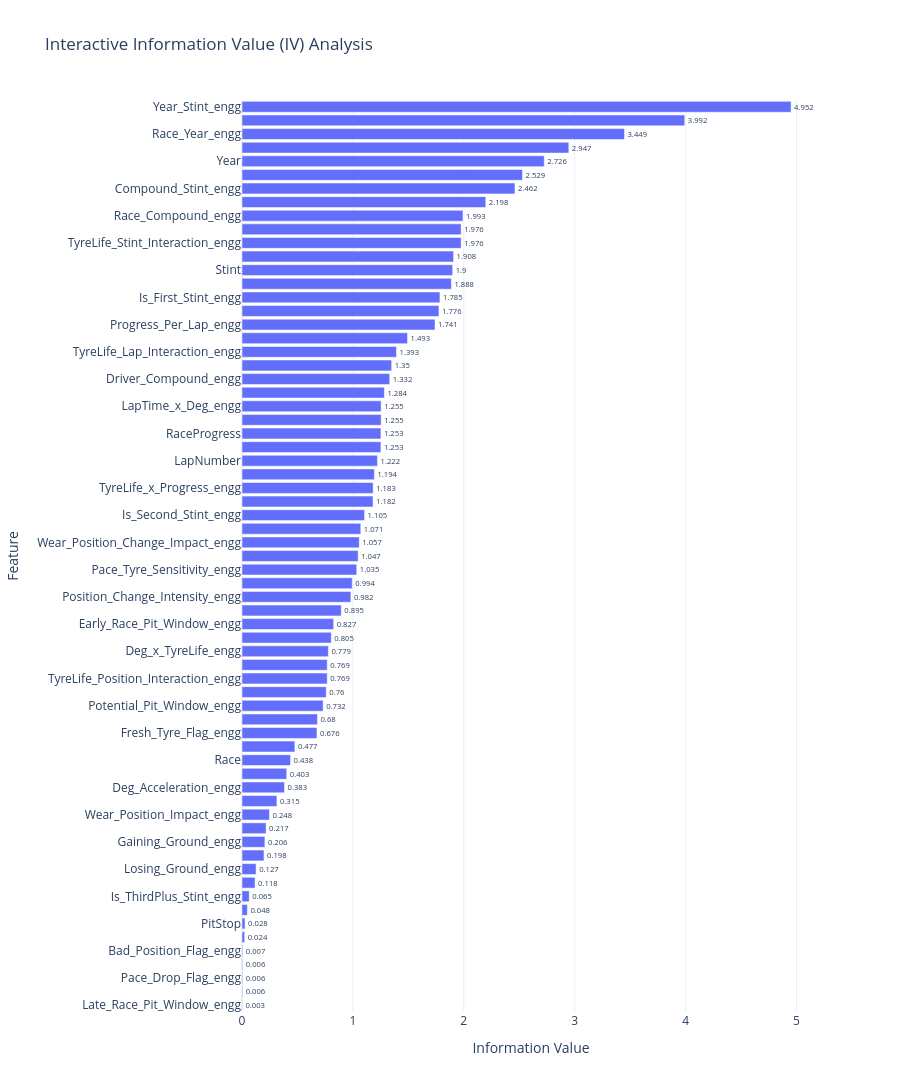

The code cell stored with this chart in its notebook:
### Code cell
iv_df = bin_obj.get_iv_summary()

top_iv = (
    iv_df
    .sort_values("iv", ascending=True)
    .reset_index(drop=True)
)

fig = go.Figure()

fig.add_trace(
    go.Bar(
        x=top_iv["iv"],
        y=top_iv["feature"],
        orientation="h",
        text=top_iv["iv"].round(3),
        textposition="outside"
    )
)

fig.update_layout(
    title="Interactive Information Value (IV) Analysis",
    xaxis_title="Information Value",
    yaxis_title="Feature",
    template="plotly_white",
    height=max(500, len(top_iv) * 35),
    hovermode="closest",
    showlegend=False
)

fig.show()

### Figure 1 — Plotly figure (JSON) as saved in the notebook; plotly's stock layout.template omitted (floating-point values rounded to 4 significant figures)
{"data": [{"orientation": "h", "text": [0.003, 0.006, 0.006, 0.006, 0.007, 0.024, 0.028, 0.048, 0.065, 0.118, 0.127, 0.198, 0.206, 0.217, 0.248, 0.315, 0.383, 0.403, 0.438, 0.477, 0.676, 0.68, 0.732, 0.76, 0.769, 0.769, 0.779, 0.805, 0.827, 0.895, 0.982, 0.994, 1.035, 1.047, 1.057, 1.071, 1.105, 1.182, 1.183, 1.194, 1.222, 1.253, 1.253, 1.255, 1.255, 1.284, 1.332, 1.35, 1.393, 1.493, 1.741, 1.776, 1.785, 1.888, 1.9, 1.908, 1.976, 1.976, 1.993, 2.198, 2.462, 2.529, 2.726, 2.947, 3.449, 3.992, 4.952], "textposition": "outside", "type": "bar", "x": [0.003247, 0.00574, 0.006143, 0.006195, 0.006788, 0.02403, 0.02775, 0.04839, 0.06521, 0.1178, 0.1273, 0.1982, 0.2065, 0.2171, 0.2481, 0.3148, 0.3834, 0.4034, 0.4375, 0.4769, 0.6762, 0.6805, 0.7316, 0.7598, 0.7686, 0.7686, 0.7787, 0.8052, 0.8267, 0.8955, 0.982, 0.9941, 1.035, 1.047, 1.057, 1.071, 1.105, 1.182, 1.183, 1.194, 1.222, 1.253, 1.253, 1.255, 1.255, 1.284, 1.332, 1.35, 1.393, 1.493, 1.741, 1.776, 1.785, 1.888, 1.9, 1.908, 1.976, 1.976, 1.993, 2.198, 2.462, 2.529, 2.726, 2.947, 3.449, 3.992, 4.952], "y": ["Late_Race_Pit_Window_engg", "Podium_Position_Flag_engg", "Pace_Drop_Flag_engg", "Medium_Tyre_Flag_engg", "Bad_Position_Flag_engg", "Position", "PitStop", "Extreme_Pace_Drop_engg", "Is_ThirdPlus_Stint_engg", "LapTime (s)", "Losing_Ground_engg", "Driver", "Gaining_Ground_engg", "Deg_Per_TyreLife_engg", "Wear_Position_Impact_engg", "Deg_Per_Lap_engg", "Deg_Acceleration_engg", "Cumulative_Degradation", "Race", "Old_Tyre_Flag_engg", "Fresh_Tyre_Flag_engg", "Position_x_Progress_engg", "Potential_Pit_Window_engg", "Deg_x_Progress_engg", "TyreLife_Position_Interaction_engg", "Position_x_TyreLife_engg", "Deg_x_TyreLife_engg", "Lap_Position_Interaction_engg", "Early_Race_Pit_Window_engg", "Compound", "Position_Change_Intensity_engg", "Compound_Position_engg", "Pace_Tyre_Sensitivity_engg", "TyreLife_Per_Progress_engg", "Wear_Position_Change_Impact_engg", "Position_Change", "Is_Second_Stint_engg", "TyreLife", "TyreLife_x_Progress_engg", "Pace_Per_Position_engg", "LapNumber", "Remaining_RaceProgress_engg", "RaceProgress", "Wear_Pace_Impact_engg", "LapTime_x_Deg_engg", "LapTime_Delta", "Driver_Compound_engg", "Remaining_Laps_Ratio_engg", "TyreLife_Lap_Interaction_engg", "Driver_Race_engg", "Progress_Per_Lap_engg", "Stint_x_Progress_engg", "Is_First_Stint_engg", "LapTime_x_TyreLife_engg", "Stint", "LapTime_x_Progress_engg", "TyreLife_Stint_Interaction_engg", "Stint_x_TyreLife_engg", "Race_Compound_engg", "TyreLife_Per_Lap_engg", "Compound_Stint_engg", "Driver_Stint_engg", "Year", "Race_Stint_engg", "Race_Year_engg", "Compound_Year_engg", "Year_Stint_engg"]}], "layout": {"height": 2345, "hovermode": "closest", "showlegend": false, "title": {"text": "Interactive Information Value (IV) Analysis"}, "xaxis": {"title": {"text": "Information Value"}}, "yaxis": {"title": {"text": "Feature"}}}}
